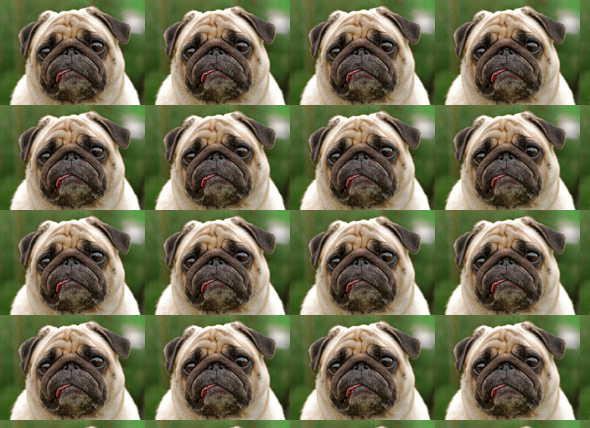

The script that saved this image:
from PIL import Image

def multi_face():

    img = Image.open('bulldog2.png')
    width, height = img.size
    resize = img.resize((int(width//4), int(height//4)))

    flip = resize .transpose(Image.FLIP_LEFT_RIGHT)
    fwidth, fheight = flip.size

    pattern = Image.new('RGBA', (590,428), 'green')

    w, h = pattern.size
    for left in range(0,w,fwidth):
        for top in range(0,h,fheight):
            pattern.paste(flip, (left,top))

    pattern.save('multi_face.png')

if __name__ == "__main__":
   
    multi_face()